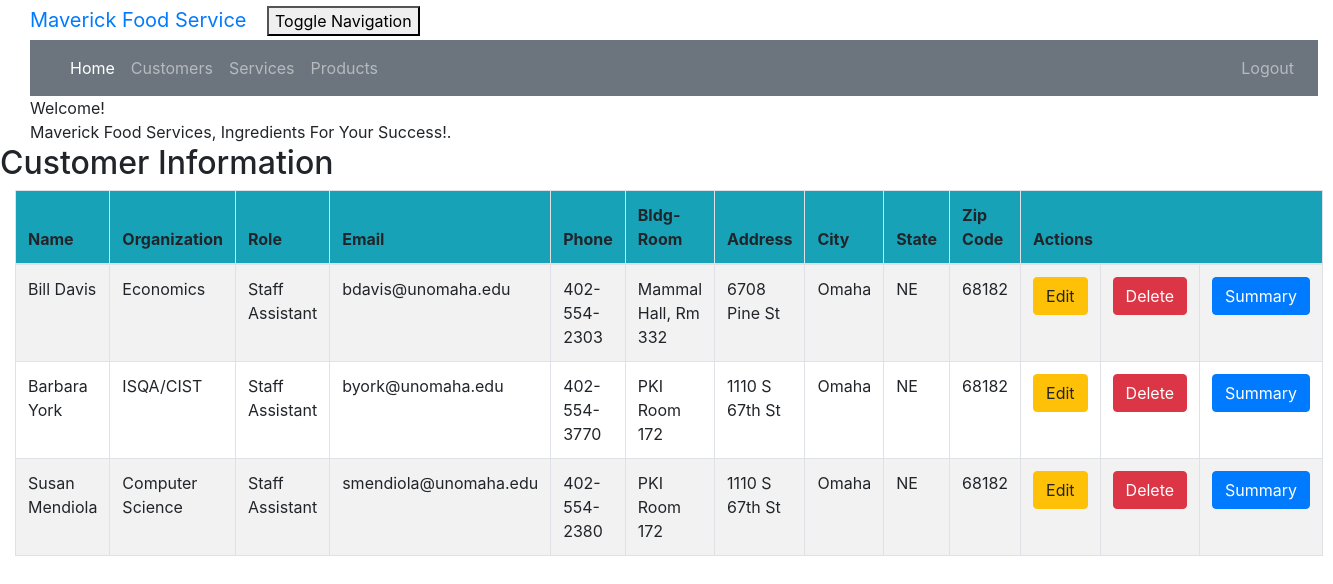
/customer_list (signed in), run on the app's committed database.
### crm/models.py (models this page shows, shortened)
class Customer(models.Model):
    cust_name = models.CharField(max_length=50)
    email = models.EmailField(max_length=100)
    phone = models.CharField(max_length=20)
    bldgroom = models.CharField(max_length=100)
    address = models.CharField(max_length=200)
    city = models.CharField(max_length=50)
    state = models.CharField(max_length=50)
    zipcode = models.CharField(max_length=10)
    organization = models.CharField(max_length=100)
    role = models.CharField(max_length=100)

### crm/views.py (the view)
# urls.py: path('customer_list', views.customer_list, name='customer_list'),
@login_required
def customer_list(request):
    customer = Customer.objects.filter()
    return render(request, 'crm/customer_list.html',
                  {'customers': customer})

### crm/templates/crm/customer_list.html (shortened to what this page needs)
<!DOCTYPE html>
<html lang="en">
{% extends 'crm/base.html' %}
{% block content %}
    <html>
    <head>
    </head>
    <body class="bodylist">
    <div class="container">
        <div class="panel panel-primary">
            <div class="panel-heading">Welcome!</div>
            <div class="panel-body">
                Maverick Food Services, Ingredients For Your Success!.
            </div>
        </div>
    </div>
    <div class="row">
        <h2>Customer Information</h2>
    </div>
    <div>
        <table class="table table-striped table-bordered table-hover w-auto">
            <thead>
            <tr class="bg-info">
                <th>Name</th>
                <th>Organization</th>
                <th>Role</th>
                <th>Email</th>
                <th>Phone</th>
                <th>Bldg-Room</th>
                <th>Address</th>
                <th>City</th>
                <th>State</th>
                <th>Zip Code</th>
                <th colspan="3">Actions</th>
            </tr>
            </thead>
            <tbody>
            {% for customer in customers %}
                <tr>
                    <td>{{ customer.cust_name }}</td>
                    <td>{{ customer.organization }}</td>
                    <td>{{ customer.role }}</td>
                    <td>{{ customer.email }}</td>
                    <td>{{ customer.phone }}</td>
                    <td>{{ customer.bldgroom }}</td>
                    <td>{{ customer.address }}</td>
                    <td>{{ customer.city }}</td>
                    <td>{{ customer.state }}</td>
                    <td>{{ customer.zipcode }}</td>
                    <td><a href="{% url 'crm:customer_edit' pk=customer.pk %}"
                           class="btn btn-warning">Edit</a></td>
                    <td><a href="{% url 'crm:customer_delete' pk=customer.pk %}"
                           onclick="return confirm('Are you sure you want to delete?')"
                           class="btn btn-danger">Delete</a>
                    </td>
                    <td><a href="{% url 'crm:summary' pk=customer.pk %}"
                           class="btn btn-primary">Summary</a>
                    </td>
                </tr>
            {% endfor %}
            </tbody>
        </table>
    </div>
    </body>
    </html>
{% endblock %}

### crm/static/css/portfolio.css (style rules this page uses)
body { padding-left: 15px; }

### data on the page
Customer: cust_name "Bill Davis", organization "Economics", role "Staff Assistant", email "bdavis@unomaha.edu", phone "402-554-2303", bldgroom "Mammal Hall, Rm 332", address "6708 Pine St", city "Omaha", state "NE", zipcode "68182"
Customer: cust_name "Barbara York", organization "ISQA/CIST", role "Staff Assistant", email "byork@unomaha.edu", phone "402-554-3770", bldgroom "PKI Room 172", address "1110 S 67th St", city "Omaha", state "NE", zipcode "68182"
Customer: cust_name "Susan Mendiola", organization "Computer Science", role "Staff Assistant", email "smendiola@unomaha.edu", phone "402-554-2380", bldgroom "PKI Room 172", address "1110 S 67th St", city "Omaha", state "NE", zipcode "68182"
